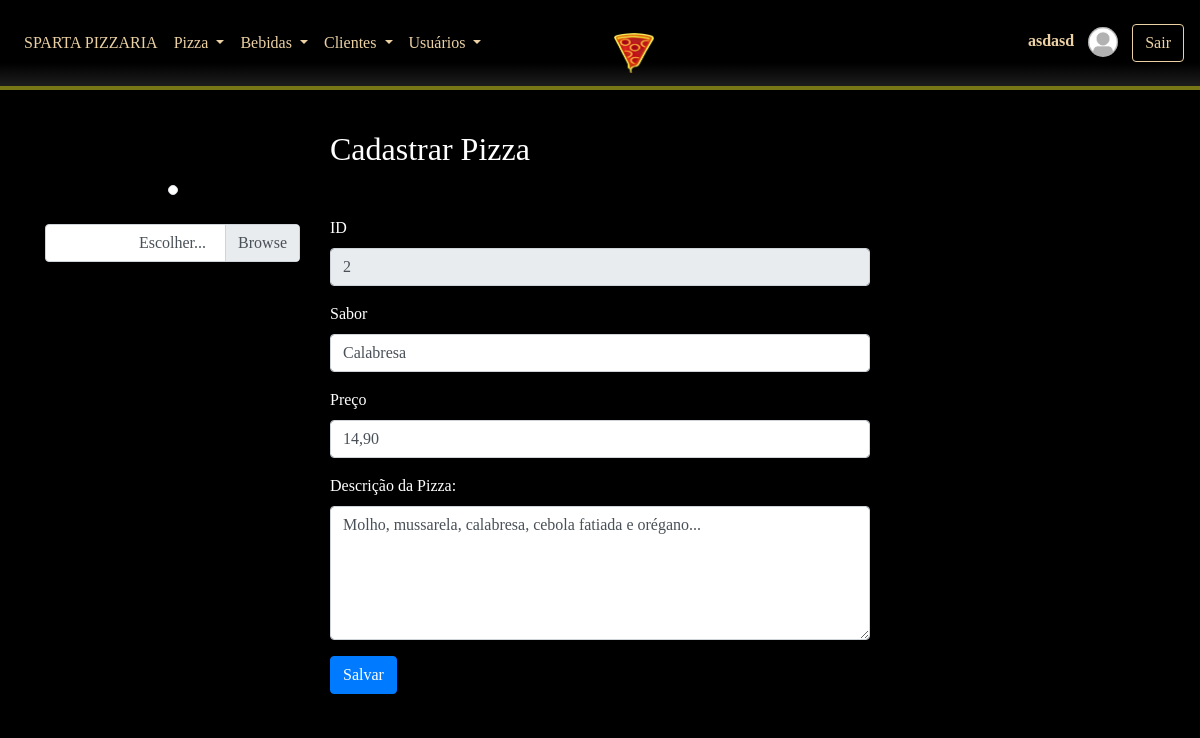
The app's page /administrativo/form_pizza.php?id=2 (signed in) with its own data.
### tables this page shows
CREATE TABLE `pizza` (
  `id` int NOT NULL AUTO_INCREMENT,
  `sabor` varchar(65) NOT NULL,
  `preco` float NOT NULL,
  `imagem` varchar(200) DEFAULT NULL,
  `descricao` varchar(145) NOT NULL,
  `categoria` char(1) NOT NULL,
  PRIMARY KEY (`id`)
);

### administrativo/classes/Conexao.php (called while the page is built, shortened)
<?php
class Conexao
{
	private $host;
	private $user;
	private $password;
	public function __construct() {
		$this->host = 'mysql:host=localhost;dbname=pizzaria_sparta';
		$this->user = 'root';
		$this->password = 'JuanPablo';
	}
    public function conectar() {
    	try {
			$conn = new PDO(
							$this->host,
							$this->user,
							$this->password
						);
			return $conn;
		} catch (PDOException $e) {
			echo 'Erro na conexao. Erro reportado: ' . $e->getMessage();
			exit;
		}
    }
}

### administrativo/classes/PizzaDAO.php (called while the page is built, shortened)
<?php
require_once 'Model.php';
class PizzaDAO extends Model
{
    public function __construct()
    {
        $this->class = 'Pizza';
        $this->tabela = 'pizza';
    }
}

### administrativo/classes/Model.php (called while the page is built, shortened)
<?php
require 'Conexao.php';
class Model
{
	protected $tabela;
	protected $class;
	protected $db;
	public function __construct()
	{
		$conexao = new Conexao();
		$this->db = $conexao->conectar();
	}
    public function get($id)
    {
    	$sql = "SELECT * FROM {$this->tabela} WHERE id = {$id}";
    	$stmt = $this->db->prepare($sql);
    	$stmt->setFetchMode(PDO::FETCH_CLASS, $this->class);
    	$stmt->execute();
    	return $stmt->fetch();
    }
}

### administrativo/classes/Pizza.php (called while the page is built, shortened)
<?php
class Pizza
{
    private $id;
    private $sabor;
    private $preco;
    private $imagem;
    private $descricao;
    public function getId()
    {
        return $this->id;
    }
    public function getSabor()
    {
        return $this->sabor;
    }
    public function getPreco()
    {
        return number_format($this->preco, 2, ',','.');
    }
    public function getImagem()
    {
        return $this->imagem;
    }
    public function getDescricao()
    {
        return $this->descricao;
    }
}

### administrativo/form_pizza.php (the view, shortened to what this page needs)
<?php include './layout/header.php'; ?>
<?php include './layout/menu.php'; ?>
<?php
	require 'classes/Pizza.php';
	require 'classes/PizzaDAO.php';
	$pizza = new Pizza();
	if(isset($_GET['id']) && $_GET['id'] != '') {
		$id = $_GET['id'];
		$pizzaDAO = new PizzaDAO();
		$pizza = $pizzaDAO->get($id);
	}
?>
<div class="row" style="margin-top:40px">
	<div class="col-6 offset-3">
		<h2>Cadastrar Pizza</h2>
	</div>
</div>
<form action="controle_pizza.php?acao=<?= ( $pizza->getId() != '' ? 'editar' : 'cadastrar' )?>" method="post" enctype="multipart/form-data">
	<div class="row">
		<div class="col-3 text-center">
			<img src="../<?= $pizza->getImagem() ?>" alt="" width="150" class="rounded-circle img-thumbnail" id="fotopreview">
			<br>
			<br>
			<div class="custom-file">
			  <label class="custom-file-label" for="imagem">Escolher...</label>
			</div>
		</div>
		<div class="col-6">
			<p>&nbsp;</p>
				<div class="form-group">
					<label for="id">ID</label>
					<input type="text" class="form-control" name="id" id="id" value="<?=($pizza->getId() != '' ? $pizza->getId() : '')?>" readonly>
				</div>
				<div class="form-group">
					<label for="sabor">Sabor</label>
					<input type="text" class="form-control" name="sabor" id="sabor" required value="<?= ($pizza->getSabor() != '' ? $pizza->getSabor() : '') ?>">
				</div>
				<div class="form-group">
					<label for="preco">Preço</label>
						<input type="text" name="preco" id="preco" value="<?= ($pizza->getPreco() != '' ? $pizza->getPreco() : '0,00' ) ?>" class="form-control moeda">
				</div>
				<div class="row">
				<div class="col">
					<div class="form-group">
						<label for="descricao">Descrição da Pizza:</label>
						<textarea name="descricao" id="descricao" class="form-control" rows="5"><?= ($pizza->getDescricao() != '' ? $pizza->getDescricao() : '') ?></textarea>
					</div>
				</div>
			</div>
				<div class="form-group">
					<button type="submit" class="btn btn-primary">Salvar</button>
				</div>
		</div>
	</div>
</form>
<?php include './layout/footer.php'; ?>

### administrativo/assets/css/estilo-3.css (style rules this page uses)
body { background-color: #fefdf2; font-family: "Avant Garde","Avantgarde","Century Gothic","CenturyGothic","AppleGothic","sans-serif"; }

### records on screen
pizza: id "2", sabor "Calabresa", preco "14,90", descricao "Molho, mussarela, calabresa, cebola fatiada e orégano..."

### other values on screen
$_SESSION['nome'] "asdasd"
